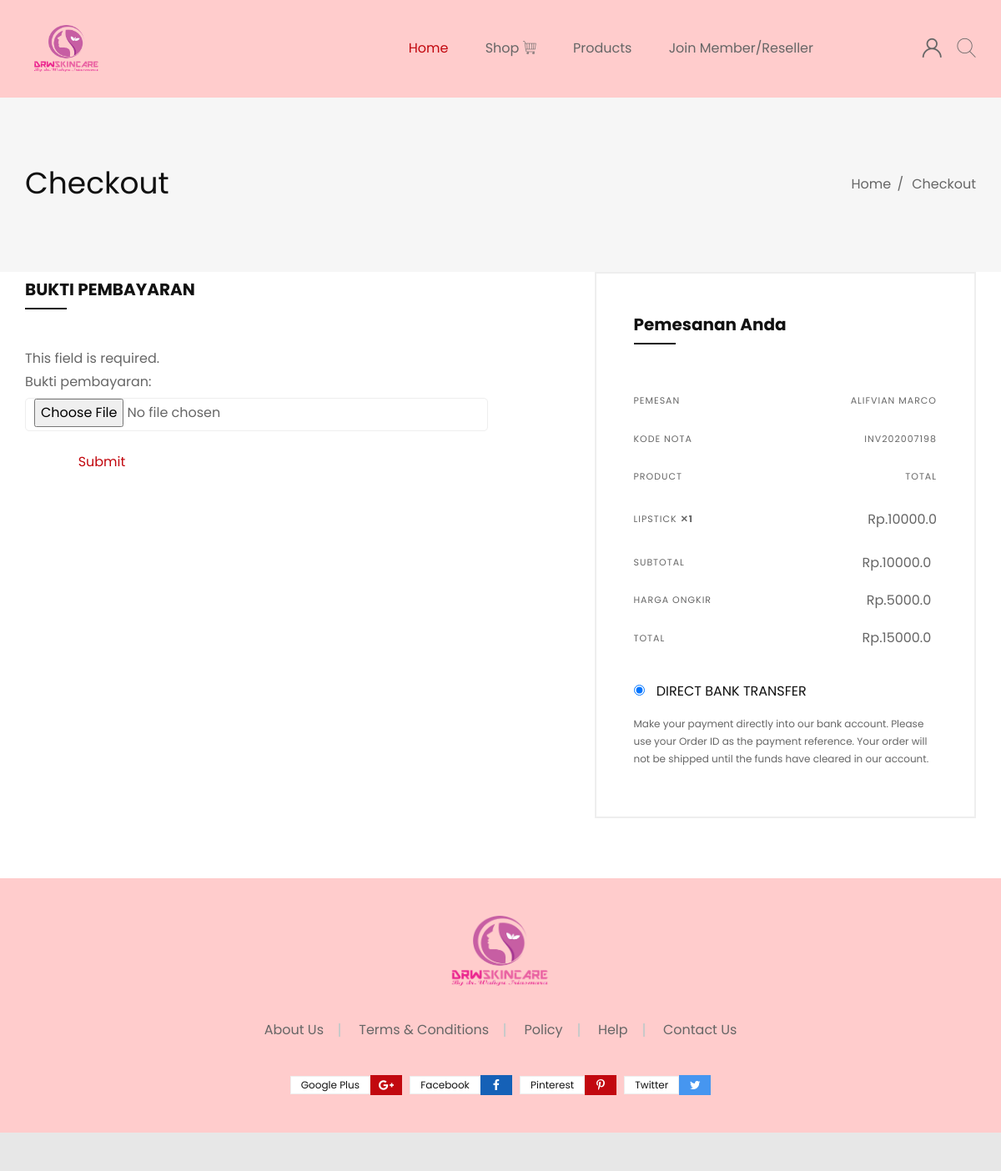
Page /bayar/8 (signed in) on the committed database.
### shop/models.py (models this page shows, shortened)
class Order(models.Model):
    STATUS = (
            ('SUDAH','sudah'),
            ('BELUM','belum'),
        )
    kode_nota = models.CharField(max_length=255)
    status_order = models.BooleanField(default=False)
    created_at = models.DateTimeField(auto_now_add=True)
    harga = models.FloatField(blank=True, null=True)
    provinsi_asal = models.CharField(max_length=255, default='11')
    kota_asal = models.CharField(max_length=255, default='42')
    kecamatan_asal = models.CharField(max_length=255, default='611')
    provinsi_tujuan = models.CharField(max_length=255, null=True, blank=True)
    kota_tujuan = models.CharField(max_length=255, null=True, blank=True)
    kecamatan_tujuan = models.CharField(max_length=255, null=True, blank=True)
    jasa_ongkir = models.CharField(max_length=50, default='jne')
    harga_ongkir = models.FloatField(default=0)
    total_harga = models.FloatField(default=0)
    bukti_pembayaran = models.ImageField(upload_to='bukti/', null=True, blank=True)
    status_bayar = models.CharField(max_length=50, choices=STATUS, default='BELUM')
    alamat = models.TextField()
    resi = models.CharField(max_length=255, null=True, blank=True, default='Menunggu nomor resi')
    user = models.ForeignKey(User, on_delete=models.CASCADE)

class OrderItem(models.Model):
    product = models.ForeignKey(Product, on_delete=models.SET_NULL, null=True)
    created = models.DateTimeField(null=True)
    order = models.ForeignKey(Order, on_delete = models.SET_NULL, null=True)
    price = models.FloatField(null=True)
    quantity = models.IntegerField(default=1)
    total_harga = models.FloatField(default=0)

class Product(models.Model):
    nama = models.CharField(max_length=120)
    harga = models.IntegerField()
    foto = models.ImageField(upload_to='documents/', null=True)
    slug  = models.SlugField(max_length=255, null=True, blank=True)
    created_at = models.DateTimeField(auto_now_add=True, null=True, blank=True)
    desc = models.TextField(null=True, blank=True)

### shop/views.py (the view, shortened to what this page needs)
# urls.py: path('bayar/<int:pk>', OrderBayarUpdate, name='shop-bayar'),
def OrderBayarUpdate(request, pk):
	order = get_object_or_404(Order, pk=pk)
	form = OrderBayarForm(request.POST, request.FILES, instance = order)
	form.kode_nota = order.kode_nota
	print(form.kode_nota)
	items = OrderItem.objects.filter(order__pk = pk, order__user = request.user)
	orders = Order.objects.filter(pk = pk, user = request.user)
	context = {
		'orders':orders,
		'items':items,
		'form':form,
	}
	return render(request, 'shop/bayar.html', context)

### shop/forms.py
class OrderBayarForm(forms.ModelForm):
    bukti_pembayaran = forms.ImageField(
            widget= forms.FileInput(
                    attrs={
                        'class':'form__input form__input--2',
                    }
                )
        )
    class Meta:
        model = Pembayaran
        fields = (
            'bukti_pembayaran',
            )

### shop/templates/shop/bayar.html (shortened to what this page needs)
{% extends "shop/index.html" %}
{% block content %}
 <div class="breadcrumb-area bg-color ptb--90" data-bg-color="#f6f6f6">
            <div class="container">
                <div class="row">
                    <div class="col-12">
                        <div class="d-flex justify-content-between align-items-center flex-sm-row flex-column">
                            <h1 class="page-title">Checkout</h1>
                            <ul class="breadcrumb">
                                <li><a href="index.html">Home</a></li>
                                <li class="current"><span>Checkout</span></li>
                            </ul>
                        </div>
                    </div>
                </div>
            </div>
        </div>
<div class="main-content-wrapper">
            <div class="page-content-inner">
                <div class="container">
                    <div class="row pb--80 pb-md--60 pb-sm--40">
                        <div class="col-lg-6">
                            <div class="checkout-title mt--10">
                                <h2>BUKTI PEMBAYARAN</h2>
                            </div>
                            <div class="checkout-form">
                                <form method="POST" enctype="multipart/form-data">
                                    <div class="form-group">
                                    {{ form.as_p }}
                                    </div>
                                    <input class="btn btn-info" type="submit" value="Submit">
                                </form>
                            </div>
                        </div>
                        <div class="col-xl-5 offset-xl-1 col-lg-6 mt-md--40">
                            <div class="order-details">
                                <div class="checkout-title mt--10">
                                    <h2>Pemesanan Anda</h2>
                                </div>
                                <div class="table-content table-responsive mb--30">
                                    <table class="table order-table order-table-2">
                                        <thead>
                                           {% for order in orders %}
                                            <tr>
                                                <th>Pemesan</th>
                                                <th class="text-right">{{order.user.first_name}} {{order.user.last_name}}</th>
                                            </tr>
                                            <tr>
                                                <th>Kode Nota</th>
                                                <th class="text-right">{{order.kode_nota}}</th>
                                            </tr>
                                           {% endfor %}
                                            <tr>
                                                <th>Product</th>
                                                <th class="text-right">Total</th>
                                            </tr>
                                        </thead>
                                        <tbody>
                                            {% for item in items %}
                                               <tr>
                                                <th>{{item.product.nama}}
                                                    <strong><span>&#10005;</span>{{item.quantity}}</strong>
                                                </th>
                                                <td class="text-right">Rp.{{item.total_harga}}</td>
                                            </tr>
                                           {% endfor %}
                                        </tbody>
                                        <tfoot>
                                            {% for order in orders %}
                                            <tr class="cart-subtotal">
                                                <th>Subtotal</th>
                                                <td class="text-right">Rp.{{order.harga}}</td>
                                            </tr>
                                            <tr class="cart-subtotal">
                                                <th>Harga Ongkir</th>
                                                <td class="text-right">Rp.{{order.harga_ongkir}}</td>
                                            </tr>
                                            <tr class="order-total">
                                                <th>Total</th>
                                                <td class="text-right"><span class="order-total-ammount">Rp.{{order.total_harga}}</span></td>
                                            </tr>
                                            {% endfor %}
                                        </tfoot>
                                    </table>
                                </div>
                                <div class="checkout-payment">
                                        <div class="payment-group mb--10">
                                            <div class="payment-radio">
                                                <input type="radio" value="bank" name="payment-method" id="bank" checked>
                                                <label class="payment-label" for="bank">Direct Bank Transfer</label>
                                            </div>
                                            <div class="payment-info" data-method="bank">
                                                <p>Make your payment directly into our bank account. Please use your Order ID as the payment reference. Your order will not be shipped until the funds have cleared in our account.</p>
                                            </div>
                                        </div>
                                </div>
                            </div>
                        </div>
                    </div>
                </div>
            </div>
        </div>
{% endblock content %}

### rows in the picture
Order: user.first_name "ALIFVIAN", user.last_name "MARCO", kode_nota "INV202007198", harga "10000.0", harga_ongkir "5000.0", total_harga "15000.0"
OrderItem: product.nama "LIPSTICK", quantity "1", total_harga "10000.0"
